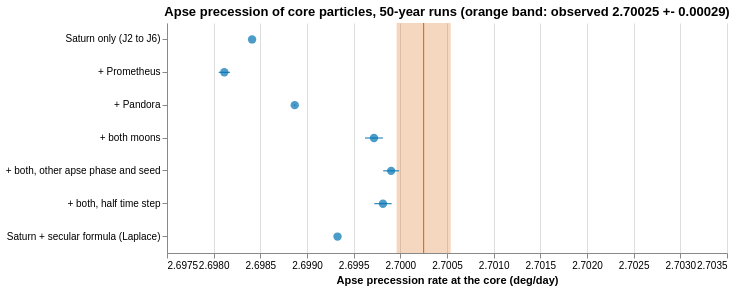

Vega-Lite specification stored for this chart:
### Vega-Lite specification from a JSON file in a GitHub repository (floating-point values rounded to 4 significant figures)
{"$schema": "https://vega.github.io/schema/vega-lite/v5.20.1.json", "config": {"view": {"continuousHeight": 300, "continuousWidth": 300, "strokeWidth": 0}}, "data": {"name": "data-f23d07b9583ce72ff58999413f329061"}, "datasets": {"data-a62a6e4b55cd38223f07d3bc2cfaa36e": [{"e_dev_rms": 5.2e-06, "e_free": 0.00235, "e_mean": 0.00235, "hi": 2.698, "label": "Saturn only (J2 to J6)", "lo": 2.698, "rate_deg_per_day": 2.698, "rate_even": 2.698, "rate_odd": 2.698, "rms_resid_deg": 0.08789, "run": "apse-none", "se_jackknife": 2e-07, "se_ols": 3e-07, "w1": 2.698, "w2": 2.698, "w3": 2.698, "w4": 2.698, "w5": 2.698}, {"e_dev_rms": 0.0001416, "e_free": 0.002197, "e_mean": 0.002197, "hi": 2.698, "label": "+ Prometheus", "lo": 2.698, "rate_deg_per_day": 2.698, "rate_even": 2.698, "rate_odd": 2.698, "rms_resid_deg": 0.8687, "run": "apse-prom", "se_jackknife": 6.04e-05, "se_ols": 3e-06, "w1": 2.698, "w2": 2.698, "w3": 2.698, "w4": 2.699, "w5": 2.698}, {"e_dev_rms": 4.74e-05, "e_free": 0.002357, "e_mean": 0.002357, "hi": 2.699, "label": "+ Pandora", "lo": 2.699, "rate_deg_per_day": 2.699, "rate_even": 2.699, "rate_odd": 2.699, "rms_resid_deg": 0.8166, "run": "apse-pand", "se_jackknife": 8.1e-06, "se_ols": 2.8e-06, "w1": 2.699, "w2": 2.699, "w3": 2.699, "w4": 2.699, "w5": 2.699}, {"e_dev_rms": 0.0001508, "e_free": 0.002184, "e_mean": 0.002184, "hi": 2.7, "label": "+ both moons", "lo": 2.7, "rate_deg_per_day": 2.7, "rate_even": 2.7, "rate_odd": 2.7, "rms_resid_deg": 1.269, "run": "apse-both", "se_jackknife": 9.57e-05, "se_ols": 4.4e-06, "w1": 2.7, "w2": 2.7, "w3": 2.699, "w4": 2.701, "w5": 2.698}, {"e_dev_rms": 0.0001548, "e_free": 0.002257, "e_mean": 0.002258, "hi": 2.7, "label": "+ both, other apse phase and seed", "lo": 2.7, "rate_deg_per_day": 2.7, "rate_even": 2.7, "rate_odd": 2.7, "rms_resid_deg": 1.287, "run": "apse-both-phase", "se_jackknife": 8.53e-05, "se_ols": 4.5e-06, "w1": 2.701, "w2": 2.699, "w3": 2.701, "w4": 2.699, "w5": 2.7}, {"e_dev_rms": 0.0001491, "e_free": 0.002185, "e_mean": 0.002186, "hi": 2.7, "label": "+ both, half time step", "lo": 2.7, "rate_deg_per_day": 2.7, "rate_even": 2.7, "rate_odd": 2.7, "rms_resid_deg": 1.28, "run": "apse-both-half", "se_jackknife": 9.31e-05, "se_ols": 4.5e-06, "w1": 2.7, "w2": 2.7, "w3": 2.699, "w4": 2.701, "w5": 2.698}, {"e_dev_rms": null, "e_free": null, "e_mean": null, "hi": 2.699, "label": "Saturn + secular formula (Laplace)", "lo": 2.699, "rate_deg_per_day": 2.699, "rate_even": null, "rate_odd": null, "rms_resid_deg": null, "run": "analytic", "se_jackknife": 0.0, "se_ols": null, "w1": null, "w2": null, "w3": null, "w4": null, "w5": null}], "data-f23d07b9583ce72ff58999413f329061": [{"hi": 2.701, "lo": 2.7, "v": 2.7}]}, "height": 230, "layer": [{"encoding": {"x": {"field": "lo", "scale": {"domain": [2.697, 2.704], "nice": false}, "type": "quantitative"}, "x2": {"field": "hi"}}, "mark": {"color": "#D55E00", "opacity": 0.25, "type": "rect"}}, {"encoding": {"x": {"field": "v", "scale": {"domain": [2.697, 2.704], "nice": false}, "type": "quantitative"}}, "mark": {"color": "#D55E00", "type": "rule"}}, {"data": {"name": "data-a62a6e4b55cd38223f07d3bc2cfaa36e"}, "encoding": {"x": {"field": "lo", "scale": {"domain": [2.697, 2.704], "nice": false}, "type": "quantitative"}, "x2": {"field": "hi"}, "y": {"field": "label", "sort": ["Saturn only (J2 to J6)", "+ Prometheus", "+ Pandora", "+ both moons", "+ both, other apse phase and seed", "+ both, half time step", "Saturn + secular formula (Laplace)"], "type": "nominal"}}, "mark": {"color": "#0072B2", "type": "rule"}}, {"data": {"name": "data-a62a6e4b55cd38223f07d3bc2cfaa36e"}, "encoding": {"tooltip": [{"field": "label", "type": "nominal"}, {"field": "rate_deg_per_day", "type": "quantitative"}, {"field": "se_jackknife", "type": "quantitative"}], "x": {"field": "rate_deg_per_day", "scale": {"domain": [2.697, 2.704], "nice": false}, "title": "Apse precession rate at the core (deg/day)", "type": "quantitative"}, "y": {"field": "label", "sort": ["Saturn only (J2 to J6)", "+ Prometheus", "+ Pandora", "+ both moons", "+ both, other apse phase and seed", "+ both, half time step", "Saturn + secular formula (Laplace)"], "title": null, "type": "nominal"}}, "mark": {"color": "#0072B2", "filled": true, "size": 70, "type": "point"}}], "title": "Apse precession of core particles, 50-year runs (orange band: observed 2.70025 +- 0.00029)", "width": 560}
